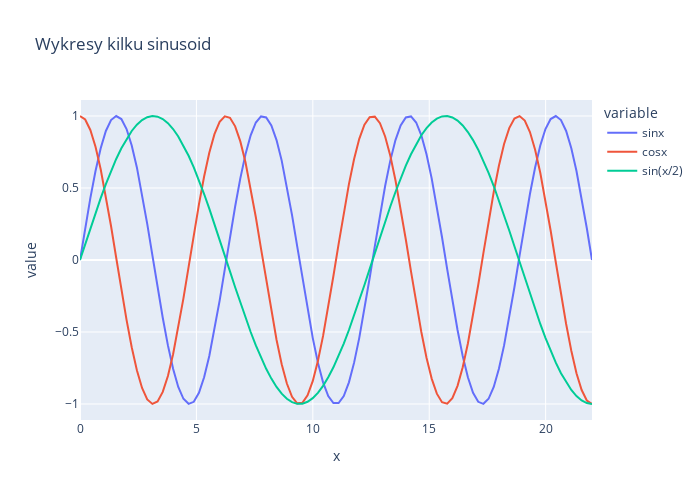

This figure's notebook cell:
### Code cell
x = np.linspace(0,7*np.pi, num=100)
y1 = np.sin(x)
y2 = np.cos(x)
y3 = np.sin(x/2)
df = pd.DataFrame({'x' : x, "sinx": y1, "cosx": y2, "sin(x/2)": y3 })


fig = px.line(df, x = 'x', y = ["sinx", "cosx", "sin(x/2)"], width=700, height=500, title=r"Wykresy kilku sinusoid")

fig.show()
